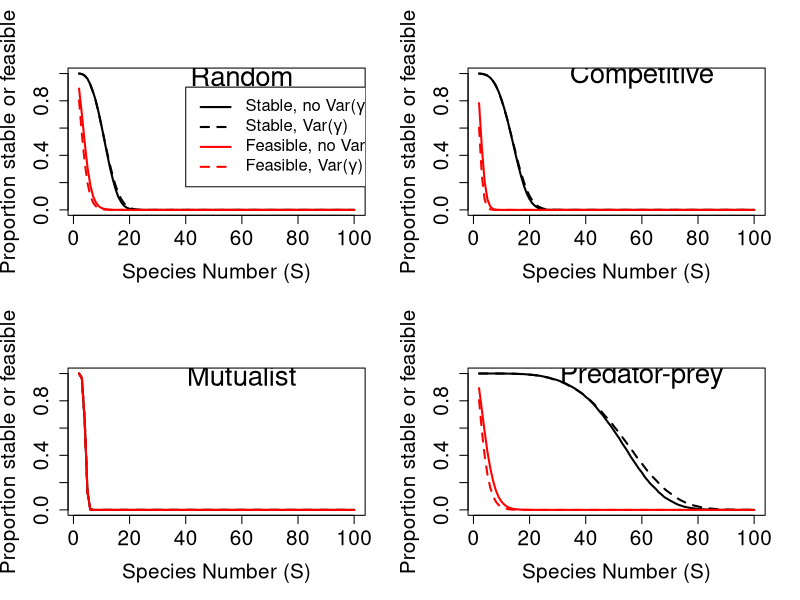
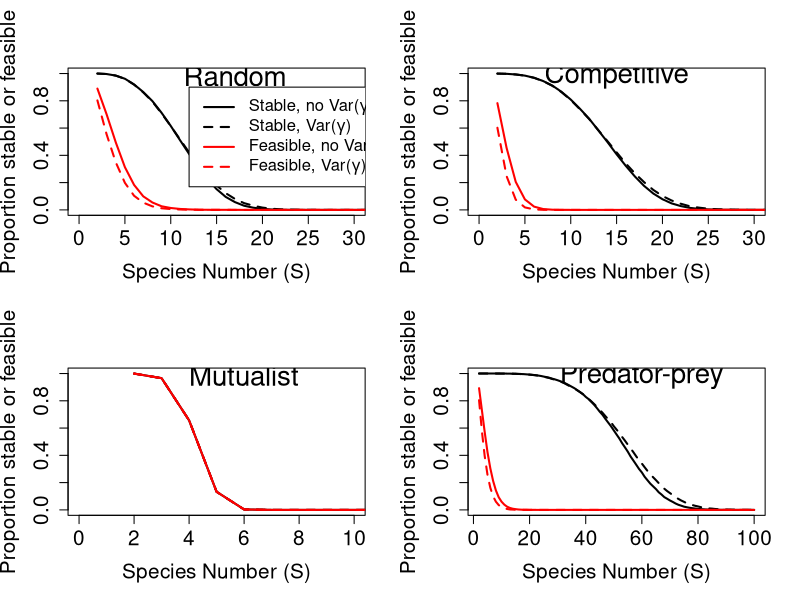
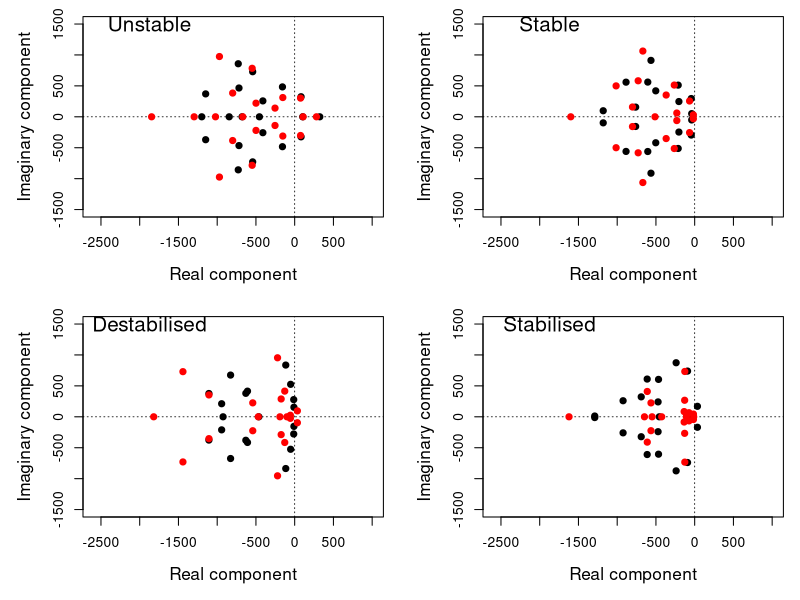
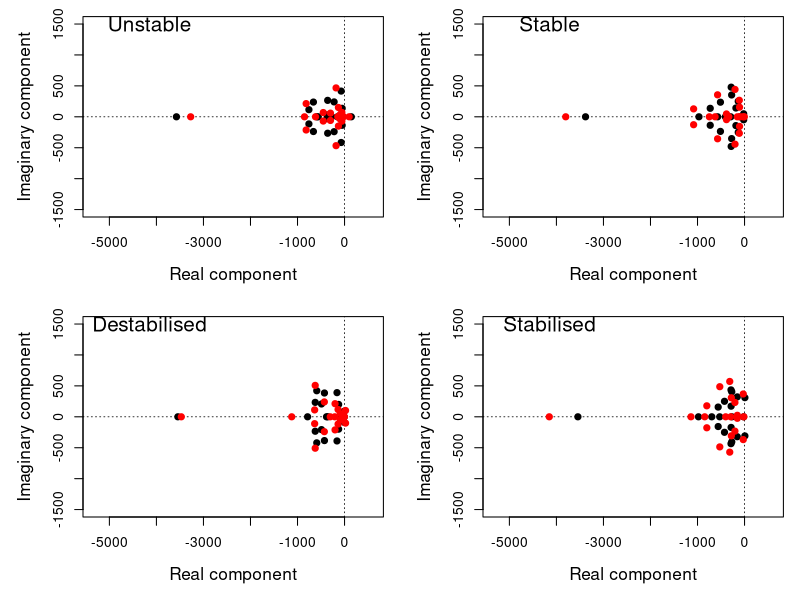
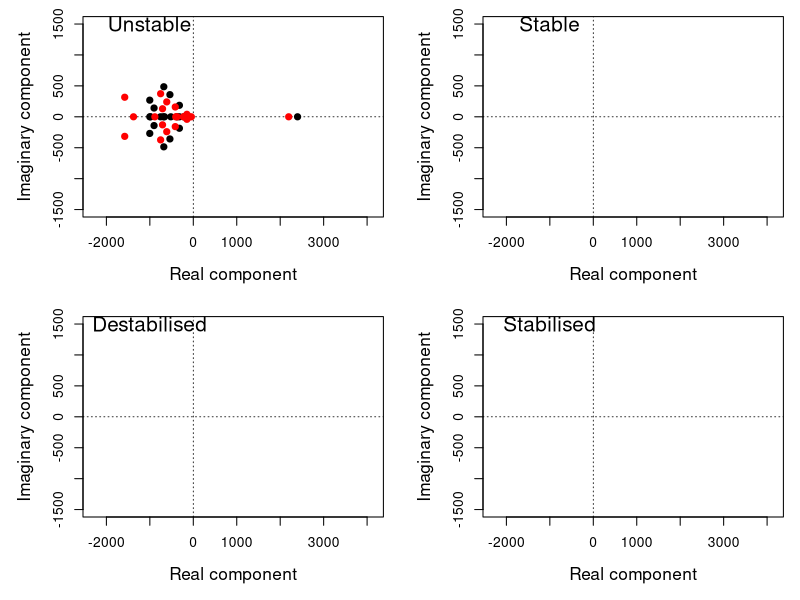
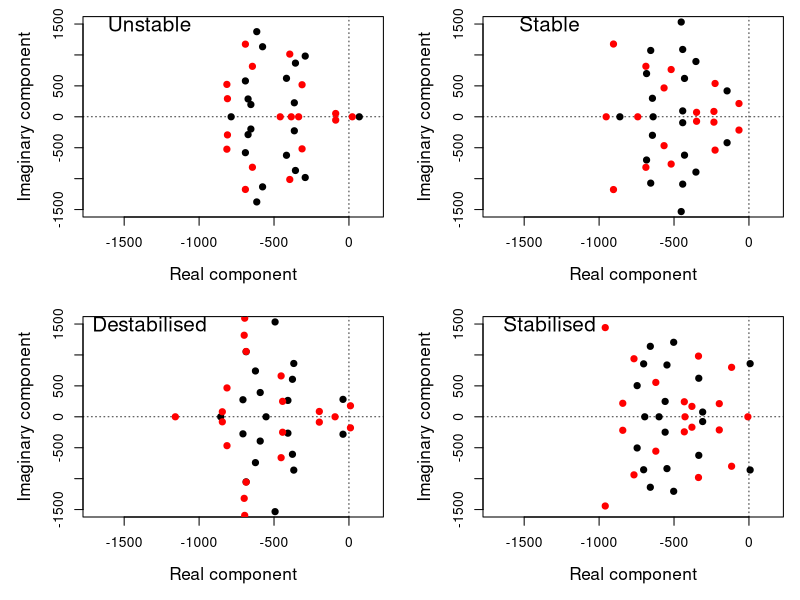
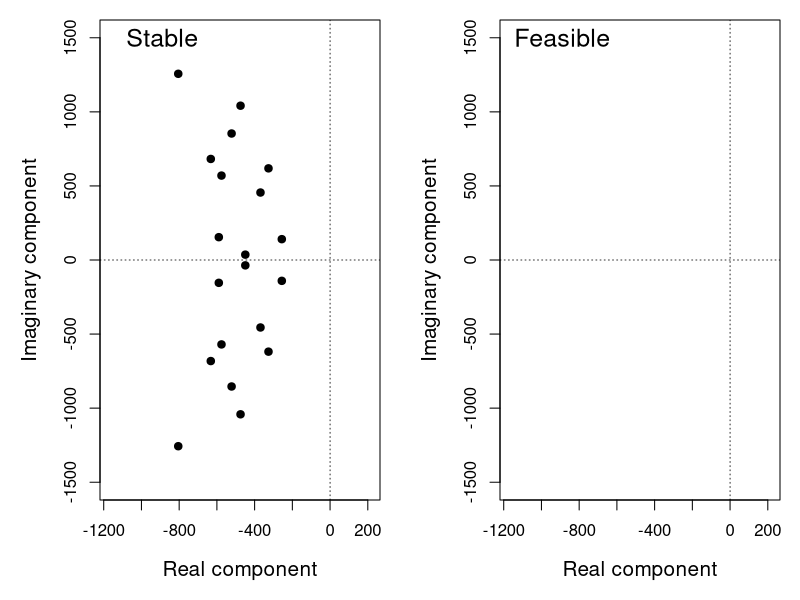
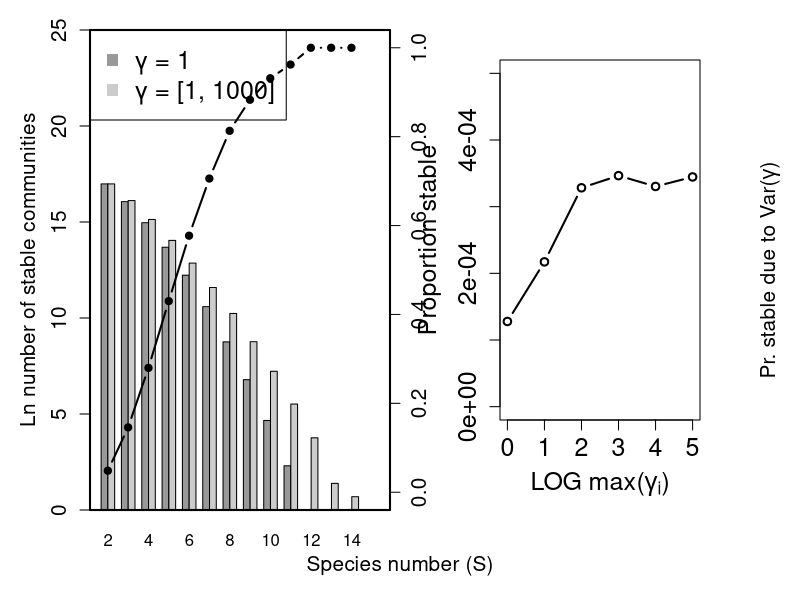

R code for these plots, in order:
## ---- chunk 1
random      <- read.csv(file = "sim_results_old/oldest/random_community.csv");
competition <- read.csv(file = "sim_results_old/oldest/competitor_community.csv");
mutualism   <- read.csv(file = "sim_results_old/oldest/mutualist_community.csv");
pred_prey   <- read.csv(file = "sim_results_old/oldest/predator_prey_community.csv");
# ==============================================================================
par(mfrow = c(2, 2));
# ==============================================================================
dat      <- random;
Sp       <- dat[,1];
stab_nov <- dat[,3] + dat[,4];
stab_var <- dat[,3] + dat[,5];
feas_nov <- dat[,7] + dat[,8];
feas_var <- dat[,7] + dat[,9];
plot(x = Sp, y = stab_nov / 100000, type = "l", lwd = 2, ylim = c(0,1),
     cex.lab = 1.5, cex.axis = 1.5, xlab = "Species Number (S)",
     ylab = "Proportion stable or feasible");
points(x = Sp, y = stab_var / 100000, type = "l", lwd = 2, lty = "dashed");
points(x = Sp, y = feas_nov / 100000, type = "l", lwd = 2, col = "red");
points(x = Sp, y = feas_var / 100000, type = "l", lwd = 2, col = "red",
       lty = "dashed");
legend(x = 40, y = 0.9, col = c("black", "black", "red", "red"), cex = 1.2,
       legend = c(expression(paste("Stable, no Var(",gamma,")")),
                             expression(paste("Stable, Var(",gamma,")")),
                             expression(paste("Feasible, no Var(",gamma,")")),
                             expression(paste("Feasible, Var(",gamma,")"))),
       lty = c("solid", "dashed", "solid", "dashed"), lwd = 2);
text(x = 60, y = 0.98, labels = "Random", cex = 2);
# ==============================================================================
dat      <- competition;
stab_nov <- dat[,3] + dat[,4];
stab_var <- dat[,3] + dat[,5];
feas_nov <- dat[,7] + dat[,8];
feas_var <- dat[,7] + dat[,9];
plot(x = Sp, y = stab_nov / 100000, type = "l", lwd = 2, ylim = c(0,1),
     cex.lab = 1.5, cex.axis = 1.5, xlab = "Species Number (S)",
     ylab = "Proportion stable or feasible");
points(x = Sp, y = stab_var / 100000, type = "l", lwd = 2, lty = "dashed");
points(x = Sp, y = feas_nov / 100000, type = "l", lwd = 2, col = "red");
points(x = Sp, y = feas_var / 100000, type = "l", lwd = 2, col = "red",
       lty = "dashed");
text(x = 60, y = 0.98, labels = "Competitive", cex = 2);
# ==============================================================================
dat      <- mutualism;
stab_nov <- dat[,3] + dat[,4];
stab_var <- dat[,3] + dat[,5];
feas_nov <- dat[,7] + dat[,8];
feas_var <- dat[,7] + dat[,9];
plot(x = Sp, y = stab_nov / 100000, type = "l", lwd = 2, ylim = c(0,1),
     cex.lab = 1.5, cex.axis = 1.5, xlab = "Species Number (S)",
     ylab = "Proportion stable or feasible");
points(x = Sp, y = stab_var / 100000, type = "l", lwd = 2, lty = "dashed");
points(x = Sp, y = feas_nov / 100000, type = "l", lwd = 2, col = "red");
points(x = Sp, y = feas_var / 100000, type = "l", lwd = 2, col = "red",
       lty = "dashed");
text(x = 60, y = 0.98, labels = "Mutualist", cex = 2);
# ==============================================================================
dat      <- pred_prey;
stab_nov <- dat[,3] + dat[,4];
stab_var <- dat[,3] + dat[,5];
feas_nov <- dat[,7] + dat[,8];
feas_var <- dat[,7] + dat[,9];
plot(x = Sp, y = stab_nov / 100000, type = "l", lwd = 2, ylim = c(0,1),
     cex.lab = 1.5, cex.axis = 1.5, xlab = "Species Number (S)",
     ylab = "Proportion stable or feasible");
points(x = Sp, y = stab_var / 100000, type = "l", lwd = 2, lty = "dashed");
points(x = Sp, y = feas_nov / 100000, type = "l", lwd = 2, col = "red");
points(x = Sp, y = feas_var / 100000, type = "l", lwd = 2, col = "red",
       lty = "dashed");
text(x = 60, y = 0.98, labels = "Predator-prey", cex = 2);
# ==============================================================================
## ---- chunk 2
random      <- read.csv(file = "sim_results_old/oldest/random_community.csv");
competition <- read.csv(file = "sim_results_old/oldest/competitor_community.csv");
mutualism   <- read.csv(file = "sim_results_old/oldest/mutualist_community.csv");
pred_prey   <- read.csv(file = "sim_results_old/oldest/predator_prey_community.csv");
# ==============================================================================
par(mfrow = c(2, 2));
# ==============================================================================
dat      <- random;
Sp       <- dat[,1];
stab_nov <- dat[,3] + dat[,4];
stab_var <- dat[,3] + dat[,5];
feas_nov <- dat[,7] + dat[,8];
feas_var <- dat[,7] + dat[,9];
plot(x = Sp, y = stab_nov / 100000, type = "l", lwd = 2, ylim = c(0,1),
     cex.lab = 1.5, cex.axis = 1.5, xlab = "Species Number (S)",
     ylab = "Proportion stable or feasible", xlim = c(0, 30));
points(x = Sp, y = stab_var / 100000, type = "l", lwd = 2, lty = "dashed");
points(x = Sp, y = feas_nov / 100000, type = "l", lwd = 2, col = "red");
points(x = Sp, y = feas_var / 100000, type = "l", lwd = 2, col = "red",
       lty = "dashed");
legend(x = 12, y = 0.9, col = c("black", "black", "red", "red"), cex = 1.2,
       legend = c(expression(paste("Stable, no Var(",gamma,")")),
                             expression(paste("Stable, Var(",gamma,")")),
                             expression(paste("Feasible, no Var(",gamma,")")),
                             expression(paste("Feasible, Var(",gamma,")"))),
       lty = c("solid", "dashed", "solid", "dashed"), lwd = 2);
text(x = 17, y = 0.98, labels = "Random", cex = 2);
# ==============================================================================
dat      <- competition;
stab_nov <- dat[,3] + dat[,4];
stab_var <- dat[,3] + dat[,5];
feas_nov <- dat[,7] + dat[,8];
feas_var <- dat[,7] + dat[,9];
plot(x = Sp, y = stab_nov / 100000, type = "l", lwd = 2, ylim = c(0,1),
     cex.lab = 1.5, cex.axis = 1.5, xlab = "Species Number (S)",
     ylab = "Proportion stable or feasible", xlim = c(0, 30));
points(x = Sp, y = stab_var / 100000, type = "l", lwd = 2, lty = "dashed");
points(x = Sp, y = feas_nov / 100000, type = "l", lwd = 2, col = "red");
points(x = Sp, y = feas_var / 100000, type = "l", lwd = 2, col = "red",
       lty = "dashed");
text(x = 15, y = 0.98, labels = "Competitive", cex = 2);
# ==============================================================================
dat      <- mutualism;
stab_nov <- dat[,3] + dat[,4];
stab_var <- dat[,3] + dat[,5];
feas_nov <- dat[,7] + dat[,8];
feas_var <- dat[,7] + dat[,9];
plot(x = Sp, y = stab_nov / 100000, type = "l", lwd = 2, ylim = c(0,1),
     cex.lab = 1.5, cex.axis = 1.5, xlab = "Species Number (S)",
     ylab = "Proportion stable or feasible", xlim = c(0, 10));
points(x = Sp, y = stab_var / 100000, type = "l", lwd = 2, lty = "dashed");
points(x = Sp, y = feas_nov / 100000, type = "l", lwd = 2, col = "red");
points(x = Sp, y = feas_var / 100000, type = "l", lwd = 2, col = "red",
       lty = "dashed");
text(x = 6, y = 0.98, labels = "Mutualist", cex = 2);
# ==============================================================================
dat      <- pred_prey;
stab_nov <- dat[,3] + dat[,4];
stab_var <- dat[,3] + dat[,5];
feas_nov <- dat[,7] + dat[,8];
feas_var <- dat[,7] + dat[,9];
plot(x = Sp, y = stab_nov / 100000, type = "l", lwd = 2, ylim = c(0,1),
     cex.lab = 1.5, cex.axis = 1.5, xlab = "Species Number (S)",
     ylab = "Proportion stable or feasible");
points(x = Sp, y = stab_var / 100000, type = "l", lwd = 2, lty = "dashed");
points(x = Sp, y = feas_nov / 100000, type = "l", lwd = 2, col = "red");
points(x = Sp, y = feas_var / 100000, type = "l", lwd = 2, col = "red",
       lty = "dashed");
text(x = 60, y = 0.98, labels = "Predator-prey", cex = 2);
# ==============================================================================
## ---- chunk 3
rand_gen_var <- function(max_sp, iters, int_type = 0, rmx = 10, eps_max = 999){
    tot_res <- NULL;
    fea_res <- NULL;
    for(i in 2:max_sp){
        nn             <- i;
        A1_stt         <- 0;
        A2_stt         <- 0;
        A1_fet         <- 0;
        A2_fet         <- 0;
        iter           <- iters;
        tot_res[[i-1]] <- matrix(data = 0, nrow = iter, ncol = 2);
        fea_res[[i-1]] <- matrix(data = 0, nrow = iter, ncol = 2);
        while(iter > 0){
            r_vec    <- runif(n = nn, min = 1, max = rmx);
            A1_dat   <- rnorm(n = nn * nn, mean = 0, sd = 0.4);
            A1       <- matrix(data = A1_dat, nrow = nn, ncol = nn);
            A1       <- species_interactions(mat = A1, type = int_type);
            diag(A1) <- -1;
            epsil    <- runif(n = nn, min = 1, max = eps_max);
            eps_dat  <- rep(x = epsil, times = nn);
            eps_mat  <- matrix(data = epsil, nrow = nn, ncol = nn, 
                               byrow = FALSE);
            avg_mat  <- matrix(data = mean(1:eps_max), nrow = nn, ncol = nn, 
                               byrow = FALSE);
            A2       <- A1 * eps_mat;
            A1       <- A1 * avg_mat;
            A1_stb   <- max(Re(eigen(A1)$values)) < 0;
            A2_stb   <- max(Re(eigen(A2)$values)) < 0;
            A1_fea   <- min(-1*solve(A1) %*% r_vec) > 0;
            A2_fea   <- min(-1*solve(A2) %*% r_vec) > 0;
            if(A1_stb == TRUE){
                tot_res[[i-1]][iter, 1] <- 1;
            }
            if(A2_stb == TRUE){
                tot_res[[i-1]][iter, 2] <- 1;
            }
            if(A1_fea == TRUE){
                fea_res[[i-1]][iter, 1] <- 1;
            }
            if(A2_fea == TRUE){
                fea_res[[i-1]][iter, 2] <- 1;
            }
            iter    <- iter - 1;
        }
        print(i);
    }
    all_res <- summarise_randmat(tot_res = tot_res, fea_res = fea_res);
    return(all_res);
}


species_interactions <- function(mat, type = 0){
    if(type == 1){
        mat[mat > 0] <- -1*mat[mat > 0];
    }
    if(type == 2){
        mat[mat < 0] <- -1*mat[mat < 0];
    }
    if(type == 3){
        for(i in 1:dim(mat)[1]){
            for(j in 1:dim(mat)[2]){
                if(mat[i, j] * mat[j, i] > 0){
                    mat[j, i] <- -1 * mat[j, i];
                }
            }
        }
    }
    return(mat);
}


summarise_randmat <- function(tot_res, fea_res){
    sims    <- length(tot_res);
    all_res <- matrix(data = 0, nrow = sims, ncol = 9);
    for(i in 1:sims){
        unstables <- tot_res[[i]][,1] == FALSE & tot_res[[i]][,2] == FALSE;
        stables   <- tot_res[[i]][,1] == TRUE  & tot_res[[i]][,2] == TRUE;
        unstabled <- tot_res[[i]][,1] == TRUE  & tot_res[[i]][,2] == FALSE;
        stabled   <- tot_res[[i]][,1] == FALSE & tot_res[[i]][,2] == TRUE;
        non_feas  <- fea_res[[i]][,1] == FALSE & fea_res[[i]][,2] == FALSE;
        feasibl   <- fea_res[[i]][,1] == TRUE  & fea_res[[i]][,2] == TRUE;
        unfeased  <- fea_res[[i]][,1] == TRUE  & fea_res[[i]][,2] == FALSE;
        feased    <- fea_res[[i]][,1] == FALSE & fea_res[[i]][,2] == TRUE;
        all_res[i, 1] <- i + 1;
        all_res[i, 2] <- sum(unstables);
        all_res[i, 3] <- sum(stables);
        all_res[i, 4] <- sum(unstabled);
        all_res[i, 5] <- sum(stabled);
        all_res[i, 6] <- sum(non_feas);
        all_res[i, 7] <- sum(feasibl);
        all_res[i, 8] <- sum(unfeased);
        all_res[i, 9] <- sum(feased);
    }
    return(all_res);
}

get_rand_eigs <- function(int_type = 0, iter = 1000){
    nn             <- 20;
    eigres         <- matrix(data = 0, ncol = 82, nrow = iter);
    eigres[,1]     <- int_type;
    while(iter > 0){
        r_vec     <- runif(n = nn, min = 1, max = 1000);
        A1_dat    <- rnorm(n = nn * nn, mean = 0, sd = 0.4);
        A1        <- matrix(data = A1_dat, nrow = nn, ncol = nn);
        A1        <- species_interactions(mat = A1, type = int_type);
        diag(A1)  <- -1;
        epsil     <- runif(n = nn, min = 1, max = 999);
        eps_dat   <- rep(x = epsil, times = nn);
        eps_mat   <- matrix(data = epsil, nrow = nn, ncol = nn, 
                            byrow = FALSE);
        avg_mat   <- matrix(data = mean(1:999), nrow = nn, ncol = nn, 
                            byrow = FALSE);
        A2        <- A1 * eps_mat;
        A1        <- A1 * avg_mat;
        mat1_e    <- eigen(A1)$values;
        mat2_e    <- eigen(A2)$values;
        real_mat1 <- Re(mat1_e);
        imag_mat1 <- Im(mat1_e);
        real_mat2 <- Re(mat2_e);
        imag_mat2 <- Im(mat2_e);
        stab1     <- max(real_mat1) < 0;
        stab2     <- max(real_mat2) < 0;
        if(stab1 == FALSE & stab2 == FALSE){
            eigres[iter,2] <- 1;
        }
        if(stab1 == TRUE & stab2 == TRUE){
            eigres[iter,2] <- 2;
        }
        if(stab1 == TRUE & stab2 == FALSE){
            eigres[iter,2] <- 3;
        }
        if(stab1 == FALSE & stab2 == TRUE){
            eigres[iter,2] <- 4;
        }
        eigres[iter,3:22]  <- real_mat1;
        eigres[iter,23:42] <- imag_mat1;
        eigres[iter,43:62] <- real_mat2;
        eigres[iter,63:82] <- imag_mat2;
        iter    <- iter - 1;
    }
    return(eigres);
}

plot_eig_set <- function(eigres){
    par(mfrow = c(2,2), mar = c(5, 5, 1, 1));
    x0 <- min(cbind(eigres[,3:22], eigres[,43:62]));
    x1 <- max(cbind(eigres[,3:22], eigres[,43:62]));
    plot(x = 0, y = 0, type = "n", xlim = c(x0, x1), ylim = c(-1500, 1500),
         xlab = "Real component", ylab = "Imaginary component", cex.lab = 1.25);
    abline(h = 0, lty = "dotted", lwd = 0.8);
    abline(v = 0, lty = "dotted", lwd = 0.8);
    if(1 %in% eigres[,2]){
        row <- which(eigres[,2] == 1)[1];
        m1r <- eigres[row,3:22];
        m1i <- eigres[row,23:42];
        m2r <- eigres[row,43:62];
        m2i <- eigres[row,63:82];
        points(x = m1r, y = m1i, pch = 20, cex = 1.5, col = "black");
        points(x = m2r, y = m2i, pch = 20, cex = 1.5, col = "red");
    }
    text(x = x0 + (x1 - x0)*0.2, y = 1500, "Unstable", cex = 1.5);
    plot(x = 0, y = 0, type = "n", xlim = c(x0, x1), ylim = c(-1500, 1500),
         xlab = "Real component", ylab = "Imaginary component", cex.lab = 1.25);
    abline(h = 0, lty = "dotted", lwd = 0.8);
    abline(v = 0, lty = "dotted", lwd = 0.8);
    if(2 %in% eigres[,2]){
        row <- which(eigres[,2] == 2)[1];
        m1r <- eigres[row,3:22];
        m1i <- eigres[row,23:42];
        m2r <- eigres[row,43:62];
        m2i <- eigres[row,63:82];
        points(x = m1r, y = m1i, pch = 20, cex = 1.5, col = "black");
        points(x = m2r, y = m2i, pch = 20, cex = 1.5, col = "red");
    }
    text(x = x0 + (x1 - x0)*0.2, y = 1500, "Stable", cex = 1.5);
    plot(x = 0, y = 0, type = "n", xlim = c(x0, x1), ylim = c(-1500, 1500),
         xlab = "Real component", ylab = "Imaginary component", cex.lab = 1.25);
    abline(h = 0, lty = "dotted", lwd = 0.8);
    abline(v = 0, lty = "dotted", lwd = 0.8);
    if(3 %in% eigres[,2]){
        row <- which(eigres[,2] == 3)[1];
        m1r <- eigres[row,3:22];
        m1i <- eigres[row,23:42];
        m2r <- eigres[row,43:62];
        m2i <- eigres[row,63:82];
        points(x = m1r, y = m1i, pch = 20, cex = 1.5, col = "black");
        points(x = m2r, y = m2i, pch = 20, cex = 1.5, col = "red");
    }
    text(x = x0 + (x1 - x0)*0.2, y = 1500, "Destabilised", cex = 1.5);
    plot(x = 0, y = 0, type = "n", xlim =c(x0, x1), ylim = c(-1500, 1500),
         xlab = "Real component", ylab = "Imaginary component", cex.lab = 1.25);
    abline(h = 0, lty = "dotted", lwd = 0.8);
    abline(v = 0, lty = "dotted", lwd = 0.8);
    if(4 %in% eigres[,2]){
        row <- which(eigres[,2] == 4)[1];
        m1r <- eigres[row,3:22];
        m1i <- eigres[row,23:42];
        m2r <- eigres[row,43:62];
        m2i <- eigres[row,63:82];
        points(x = m1r, y = m1i, pch = 20, cex = 1.5, col = "black");
        points(x = m2r, y = m2i, pch = 20, cex = 1.5, col = "red");
    }
    text(x = x0 + (x1 - x0)*0.2, y = 1500, "Stabilised", cex = 1.5);
}
## ---- chunk 4
eres <- get_rand_eigs(int_type = 0, iter = 10000);
plot_eig_set(eres);
## ---- chunk 5
eres <- get_rand_eigs(int_type = 1, iter = 10000);
plot_eig_set(eres);
## ---- chunk 6
eres <- get_rand_eigs(int_type = 2, iter = 10000);
plot_eig_set(eres);
## ---- chunk 7
eres <- get_rand_eigs(int_type = 3, iter = 10000);
plot_eig_set(eres);
## ---- chunk 8
get_rand_feas <- function(int_type = 0, iter = 1000){
    nn             <- 20;
    eigres         <- matrix(data = 0, ncol = 42, nrow = iter);
    eigres[,1]     <- int_type;
    while(iter > 0){
        r_vec     <- runif(n = nn, min = 1, max = 10);
        A1_dat    <- rnorm(n = nn * nn, mean = 0, sd = 0.4);
        A1        <- matrix(data = A1_dat, nrow = nn, ncol = nn);
        A1        <- species_interactions(mat = A1, type = int_type);
        diag(A1)  <- -1;
        avg_mat   <- matrix(data = mean(1:999), nrow = nn, ncol = nn, 
                            byrow = FALSE);
        A1        <- A1 * avg_mat;
        mat1_e    <- eigen(A1)$values;
        real_mat1 <- Re(mat1_e);
        imag_mat1 <- Im(mat1_e);
        stab1     <- max(real_mat1) < 0;
        A1_fea    <- min(-1*solve(A1) %*% r_vec) > 0;
        if(stab1 == TRUE & A1_fea == FALSE){
            eigres[iter,2] <- 1;
        }
        if(stab1 == TRUE & A1_fea == TRUE){
            eigres[iter,2] <- 2;
        }
        eigres[iter,3:22]  <- real_mat1;
        eigres[iter,23:42] <- imag_mat1;
        iter    <- iter - 1;
    }
    return(eigres);
}


plot_feas_set <- function(eigres){
    par(mfrow = c(1,2), mar = c(5, 5, 1, 1));
    x0 <- min(eigres[,3:22]);
    x1 <- max(eigres[,3:22]);
    plot(x = 0, y = 0, type = "n", xlim = c(x0, x1), ylim = c(-1500, 1500),
         xlab = "Real component", ylab = "Imaginary component", cex.lab = 1.25);
    abline(h = 0, lty = "dotted", lwd = 0.8);
    abline(v = 0, lty = "dotted", lwd = 0.8);
    if(1 %in% eigres[,2]){
        row <- which(eigres[,2] == 1)[1];
        m1r <- eigres[row,3:22];
        m1i <- eigres[row,23:42];
        points(x = m1r, y = m1i, pch = 20, cex = 1.5, col = "black");
    }
    text(x = x0 + (x1 - x0)*0.2, y = 1500, "Stable", cex = 1.5);
    plot(x = 0, y = 0, type = "n", xlim = c(x0, x1), ylim = c(-1500, 1500),
         xlab = "Real component", ylab = "Imaginary component", cex.lab = 1.25);
    abline(h = 0, lty = "dotted", lwd = 0.8);
    abline(v = 0, lty = "dotted", lwd = 0.8);
    if(2 %in% eigres[,2]){
        row <- which(eigres[,2] == 2)[1];
        m1r <- eigres[row,3:22];
        m1i <- eigres[row,23:42];
        points(x = m1r, y = m1i, pch = 20, cex = 1.5, col = "black");
    }
    text(x = x0 + (x1 - x0)*0.2, y = 1500, "Feasible", cex = 1.5);
}
fea_test <- get_rand_feas(iter = 10000, int_type = 3);
plot_feas_set(fea_test)
## ---- chunk 9
library(knitr);
dat  <- read.table(file = "mat_dat.csv", header = TRUE, sep = ",");
dat  <- cbind(dat, (dat[,3] - dat[,5]) + dat[,4]);
rownames(dat) <- NULL;
colnames(dat) <- c("Species (S)", "Unstable", "Stable", "Stabilised", 
                   "Destabilised", "Stable ($\\ Var(\u03b3)$ )")
## ---- chunk 10
bar_dat                      <- t(cbind(dat[,3], dat[,6]));
log_bar_dat                  <- log(bar_dat);
log_bar_dat[log_bar_dat < 0] <- 0;
par(oma = c(4, 4, 1, 4), mar = c(0.5, 0.5, 0.5, 0.5), lwd = 1);
barplot(log_bar_dat, beside = TRUE, col = c("grey60", "grey80"),
        names.arg = dat[,1], ylim = c(0, 25), xlab = "Species number (S)",
        ylab = "Ln number of stable communities", cex.lab = 1.25, 
        cex.axis = 1.25, xlim = c(1, 42), cex.names = 1);
legend("topleft", c("\u03b3 = 1", "\u03b3 = [1, 1000]"), pch=15, 
       col=c("grey60","grey80"), cex = 1.5);
box(lwd = 2);
par(new = TRUE);
y1     <- dat[,4] / (dat[,3] + dat[,4]);
x1     <- seq(from = 2.315, length = 14, by = 0.95)
plot(x = x1, y = y1, xaxt = "n", yaxt = "n", lwd = 2, ylim = c(0, 1),
     xlab = "", ylab = "", type = "b", xlim = c(2, 15), pch = 20, cex = 1.25);
axis(side = 4, at = seq(from = 0, to = 1, by = 0.2), cex.axis = 1.25);
mtext(expression(paste("Species number (S)")), outer = TRUE, side = 1,
      line = 2, cex = 1.25);
mtext(expression(paste("Ln number of stable communities")), outer = TRUE, 
      side = 2, line = 2, cex = 1.25);
mtext(expression(paste("Pr. stable due to Var(",gamma,")")), outer = TRUE, 
      side = 4, line = 2.2, cex = 1.25);
## ---- chunk 11
mag_var <- read.table(file = "var_gen_mag.csv", header = TRUE, sep = ",");
stabi_3 <- mag_var[,3] / 10000000;
par(mar = c(5, 5, 2, 1));
plot(x = log10(mag_var[,1]), y = stabi_3, type = "b", lwd = 2, ylim = c(0, 0.0005),
     xlab = expression(paste("LOG max(",gamma[i],")")), ylab = "Proportion stable",
     cex.axis = 1.5, cex.lab = 1.5, lty = "solid");
## ---- chunk 12
par(mar = c(5, 5, 2, 1));
y1 <- dat[,5] / (dat[,2] + dat[,5]);
plot(x = dat[,1], y = y1, type = "b", lwd = 2, ylim = c(0, 0.02),
     xlab = "Species number (S)", 
     ylab = expression(paste("Pr. unstable due to Var(",gamma,")")),
     cex.axis = 1.5, cex.lab = 1.5, lty = "solid");
## ---- chunk 13
# Will add code here.
# For consistency with Dougoud, maybe run some simulations under their parameter
# values:
# C = 1, elements = N(0, 0.4), and theta = -1 (diag).
# Can then force competitive (folded normal to all negative values), or
# mutualistic networks -- alongside the random ones. Could do a predator-prey
# one as well forcing matrix signs to differ.
